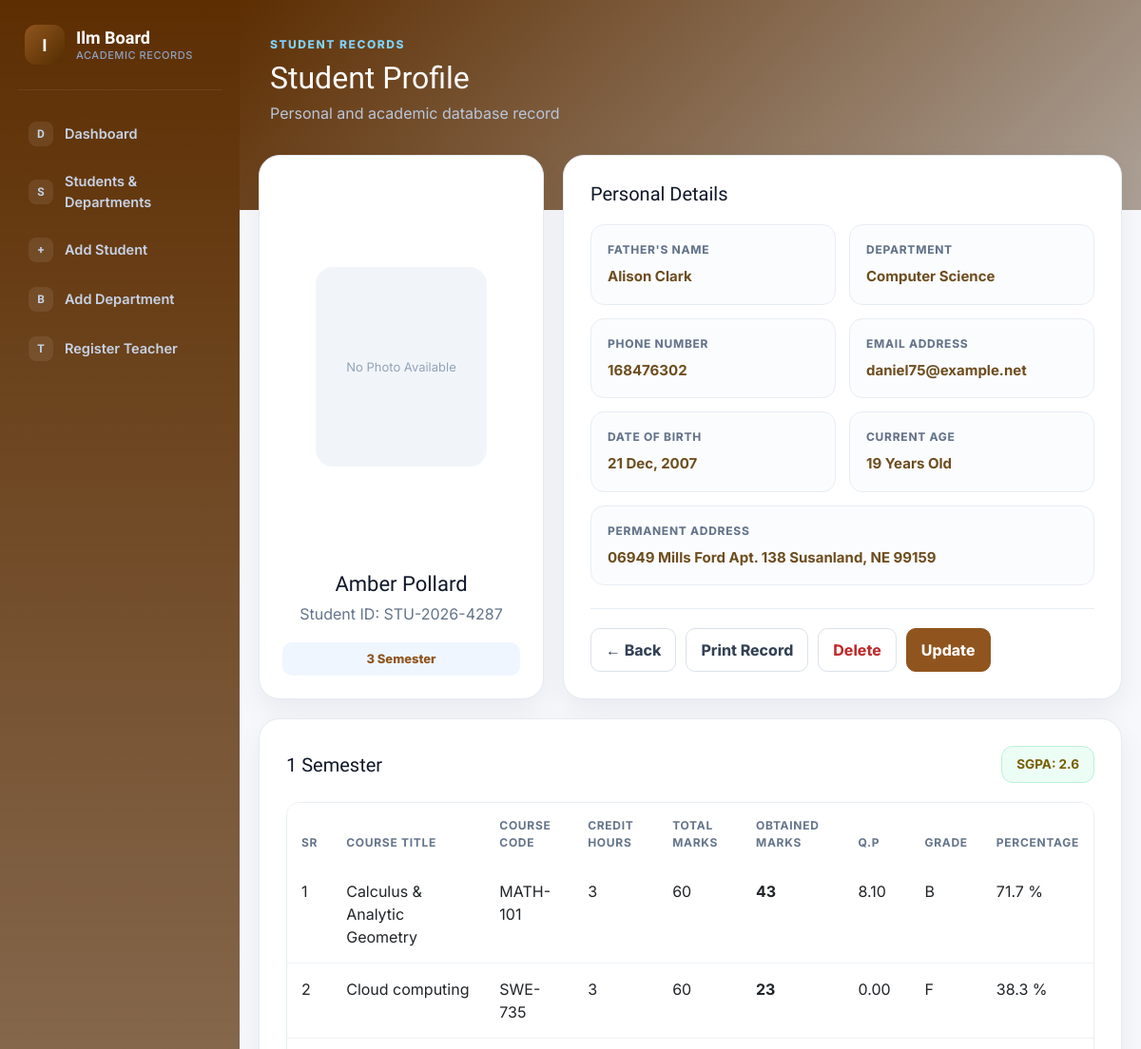
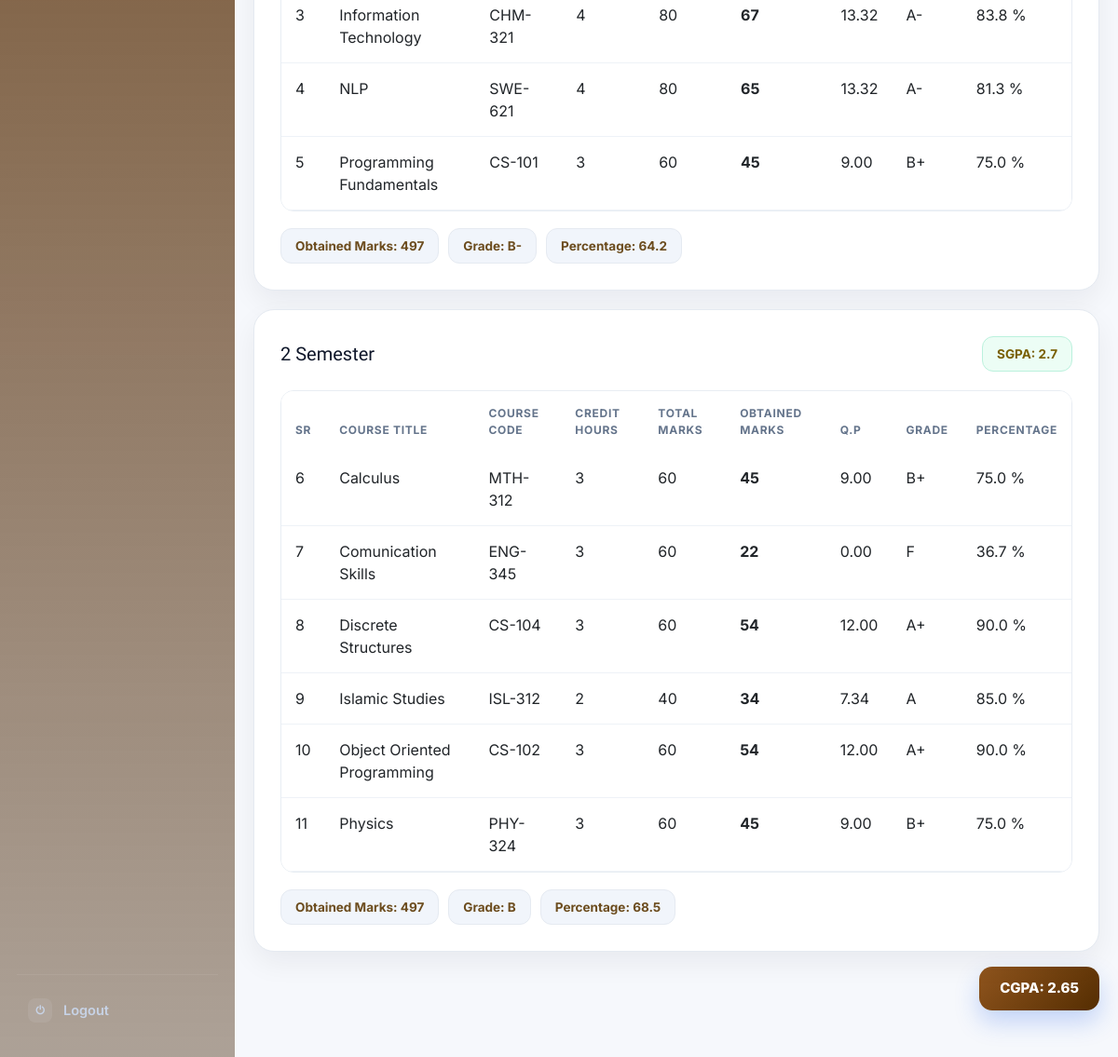
Page /studentcard/4937 (signed in) on the committed database (2 pictures, top to bottom).
### studentportal/models.py (models this page shows, shortened)
class Student(models.Model):
    std_id=models.OneToOneField(StudentID, related_name='studentid',on_delete=models.CASCADE,  null=True, blank=True)
    semester=models.ForeignKey(Semester,on_delete=models.CASCADE, related_name='studentsemester', null=True, blank=True)
    std_name = models.CharField(max_length=100)
    std_father_name = models.CharField(max_length=100)
    std_phone = models.IntegerField()
    std_email = models.EmailField(null=True, blank=True)
    std_dob=models.DateField(null=True, blank=True)
    std_age=models.IntegerField(null=True, blank=True)
    std_address = models.TextField()
    std_image = models.ImageField(upload_to='Student_img')
    cgpa=models.FloatField(default=0.0)
    enrolled_courses = models.ManyToManyField(Courses, related_name='enrolled_students', blank=True)
    class Meta:
        ordering = ['std_name']

class StudentID(models.Model):
    student_id = models.CharField(max_length=100)
    def __str__(self) -> str:
        return self.student_id
    class Meta:
        ordering = ['student_id']

class Semester(models.Model):
    semester=models.IntegerField(default=1,  validators=[MinValueValidator(1), MaxValueValidator(8)])
    department=models.ForeignKey(Department,related_name='semesterdepartment', on_delete=models.CASCADE, null=True, blank=True)
    def __str__(self) -> str:
        return f' {self.semester} Semester'
    class Meta:
        unique_together=['semester','department']

class Department(models.Model):
    depart=models.CharField(max_length=100)
    def __str__(self) -> str:
        return self.depart
    class Meta:
        ordering = ['depart']

class SemesterHistory(models.Model):
    student=models.ForeignKey(Student,on_delete=models.CASCADE, related_name='semesterstudent', null=True, blank=True)
    semester=models.ForeignKey(Semester,on_delete=models.CASCADE, related_name='allsemester', null=True, blank=True)
    sgpa=models.FloatField(default=0.0)
    status=models.BooleanField(default=True)
    grade=models.CharField(max_length=10,null=True)
    percentage=models.FloatField(default=0)

class CourseMarks(models.Model):
    student=models.ForeignKey(Student,on_delete=models.CASCADE, related_name='coursestudent', null=True, blank=True)
    course = models.ForeignKey(Courses, on_delete=models.CASCADE, related_name='coursename', null=True, blank=True)
    course_marks = models.IntegerField(null=True, blank=True)
    course_grade=models.CharField(max_length=10, null=True)
    course_qp=models.FloatField(default=0.0)
    course_percentage=models.FloatField(default=0.0)
    @property
    def course_total_marks(self):
        if self.course:
            return self.course.course_total_marks

class Courses(models.Model):
    semester=models.ForeignKey(Semester,on_delete=models.CASCADE, related_name='semestercourses', null=True, blank=True)
    course_title = models.CharField(max_length=100)
    course_code = models.CharField(max_length=100)
    course_credit=models.IntegerField(null=True)
    @property
    def course_total_marks(self):
        if self.course_credit:
            return self.course_credit * 20
        return 0
    class Meta:
        ordering = ['course_title']

### studentportal/views.py (the view)
# urls.py: path('studentcard/<int:id>',studentcard,name='studentcard'),
@login_required(login_url='/login/')
def studentcard(request, id):
    queryset= Student.objects.get(id=id)
    semester=queryset.semester
    course= CourseMarks.objects.filter(student__id=id)
    marks=0
    for crs in course:
        marks+=crs.course_marks
    semesterhistory=SemesterHistory.objects.filter(student=queryset)
    context={
        'student':queryset,
        'course':course,
        'totalmarks':marks,
        'semesterhistory':semesterhistory
    }
    return render(request, 'frontend/studentcard.html', context)

### studentportal/templates/frontend/studentcard.html (shortened to what this page needs)
{% extends 'base.html' %}
{% block start %}
<div class="profile-page">
  <div class="profile-head"><div class="eyebrow">Student Records</div><h1>Student Profile</h1><p>Personal and academic database record</p></div>
  <div class="content">
    <div class="profile-grid">
      <div class="card identity">
        {% if student.std_image %}<img src="{{ student.std_image.url }}" alt="Student Picture" class="photo">{% else %}<div class="no-photo">No Photo Available</div>{% endif %}
        <h2>{{ student.std_name }}</h2><p class="id">Student ID: {{ student.std_id }}</p>
        <span class="badgex">{{ student.semester }}</span>
      </div>
      <div class="card details">
        <h3>Personal Details</h3>
        <div class="detail-grid">
          <div class="detail"><span>Father's Name</span><strong>{{ student.std_father_name }}</strong></div>
          <div class="detail"><span>Department</span><strong>{{ student.semester.department }}</strong></div>
          <div class="detail"><span>Phone Number</span><strong>{{ student.std_phone }}</strong></div>
          <div class="detail"><span>Email Address</span><strong>{{ student.std_email|default:"—" }}</strong></div>
          <div class="detail"><span>Date of Birth</span><strong>{{ student.std_dob|date:"d M, Y"|default:"—" }}</strong></div>
          <div class="detail"><span>Current Age</span><strong>{{ student.std_age|default:"—" }} Years Old</strong></div>
          <div class="detail address"><span>Permanent Address</span><strong>{{ student.std_address }}</strong></div>
        </div>
        <div class="actions">
          <a href="{% url 'students' id=student.semester.id %}">← Back</a>
          <button onclick="window.print()">Print Record</button>
          <a class="delete" href="{% url 'delete_student' id=student.id %}">Delete</a>
          <a class="update" href="{% url 'update_student' id=student.id %}">Update</a>
        </div>
      </div>
    </div>
    {% for semester in semesterhistory %}
    <div class="card courses">
      <div class="courses-title-row">
        <h3>{{semester.semester}}</h3>
        <span class="stat-pill grade">SGPA: {{semester.sgpa|floatformat:1}}</span>
      </div>
      <div class="table-wrap">
        <table class="table">
          <thead>
            <tr><th>Sr</th><th>Course Title</th><th>Course Code</th><th>Credit Hours</th><th>Total Marks</th><th>Obtained Marks</th><th>Q.P</th><th>Grade</th><th>Percentage</th></tr>
          </thead>
          <tbody>
            {% for student in semester.student.coursestudent.all %}
              {% if student.course.semester == semester.semester %}
              <tr>
                <td>{{forloop.counter}}</td>
                <td>{{student.course.course_title}}</td>
                <td>{{student.course.course_code}}</td>
                <td>{{student.course.course_credit}}</td>
                <td>{{student.course_total_marks}}</td>
                <td><strong>{{student.course_marks}}</strong></td>
                <td>{{student.course_qp|floatformat:2 }}</td>
                <td>{{student.course_grade}}</td>
                <td>{{student.course_percentage|floatformat:1 }} %</td>
              </tr>
              {% endif %}
            {% endfor %}
          </tbody>
        </table>
      </div>
      <div class="stats-bar">
        <div class="stat-pill">Obtained Marks: {{totalmarks}}</div>
        <div class="stat-pill">Grade: {{semester.grade}}</div>
        <div class="stat-pill">Percentage: {{semester.percentage}}</div>
      </div>
    </div>
    {% endfor %}
    <div class="cgpa-band"><div class="cgpa-pill">CGPA: {{student.cgpa|floatformat:2}}</div></div>
  </div>
</div>
{% endblock %}

### studentportal/templates/base.html (style rules this page uses)
:root { --navy:#5d2e02; --navy-deep:#3e1f0066; --blue:#90551e; --blue-dark:#5d2e0265; --cyan:#542d01; --amber:#ffa200; --green:#795f02; --red:#c02c2c; --ink:#5d3a05e6; --muted:#64748b; --line:#e5eaf1; --soft:#f6f8fc; --card:#ffffff; --r-lg:20px; --r-md:14px; --shadow-soft:0 12px 30px rgba(15,23,42,.06); --shadow-strong:0 22px 55px rgba(15,23,42,.10); --font-display:'Sora',system-ui,sans-serif; --font-body:'Inter',system-ui,sans-serif; }
* { box-sizing:border-box }
body { margin:0;font-family:var(--font-body);color:var(--ink);background:var(--soft);-webkit-font-smoothing:antialiased }
h1,h2,h3,.form-head h1,.brand-word { font-family:var(--font-display) }
table { border-collapse:collapse;width:100%;margin-top:20px }
th,td { padding:10px;text-align:left }

### studentportal/templates/frontend/studentcard.html (style rules this page uses)
.profile-page { min-height:100vh;background:var(--soft);padding-bottom:50px }
.profile-head { background:linear-gradient(135deg,var(--navy),var(--navy-deep));color:#fff;padding:38px max(32px,calc((100% - 1180px)/2)) 90px }
.profile-head .eyebrow { color:#7dd3fc;font-size:12px;text-transform:uppercase;letter-spacing:.13em;font-weight:800 }
.profile-head h1 { margin:7px 0 0;font-size:32px }
.profile-head p { color:#b9c6da;margin:6px 0 0 }
.content { max-width:1180px;margin:-58px auto 0;padding:0 20px }
.profile-grid { display:grid;grid-template-columns:300px 1fr;gap:20px }
.card { background:#fff;border:1px solid var(--line);border-radius:22px;box-shadow:var(--shadow-soft) }
.identity { padding:24px;text-align:center }
.no-photo { width:180px;height:210px;margin:auto;border-radius:18px;background:#f1f5f9;color:#94a3b8;display:grid;place-items:center;font-size:13px }
.identity h2 { font-size:22px;margin:18px 0 5px;color:#0f172a }
.id { color:var(--muted);margin:0 0 18px }
.badgex { display:inline-block;background:#eff6ff;color:var(--blue);border-radius:10px;padding:8px 14px;font-weight:800;font-size:13px }
.details { padding:28px }
.details h3,.courses h3 { margin:0 0 20px;color:#0f172a;font-size:20px }
.detail-grid { display:grid;grid-template-columns:1fr 1fr;gap:14px }
.detail { padding:17px;border:1px solid #e8edf3;border-radius:14px;background:#fbfcfe }
.detail span { display:block;color:var(--muted);font-size:12px;font-weight:750;text-transform:uppercase;letter-spacing:.06em;margin-bottom:6px }
.detail strong { color:var(--ink);font-size:15px;overflow-wrap:anywhere }
.address { grid-column:1/-1 }
.actions { display:flex;gap:10px;flex-wrap:wrap;margin-top:24px;padding-top:20px;border-top:1px solid #e8edf3 }
.actions a,.actions button { border-radius:10px;padding:10px 15px;font-weight:750;text-decoration:none;border:1px solid #dbe2ea;background:#fff;color:#334155;cursor:pointer;transition:.15s }
.actions .update { background:var(--blue);color:#fff;border-color:var(--blue) }
.actions .delete { color:var(--red) }
.courses { margin-top:20px;padding:28px }
.courses-title-row { display:flex;justify-content:space-between;align-items:center;flex-wrap:wrap;gap:10px;margin-bottom:20px }
.courses-title-row h3 { margin:0 }
.table-wrap { overflow:auto;border:1px solid #e8edf3;border-radius:14px }
table { margin:0!important }
thead { background:#f8fafc }
th { font-size:12px;text-transform:uppercase;letter-spacing:.06em;color:var(--muted)!important;border:0!important;padding:15px!important }
td { padding:15px!important;border-color:#eef2f7!important;color:#334155;border-bottom:1px solid #eef2f7 }
.stats-bar { display:flex;gap:10px;flex-wrap:wrap;margin-top:18px }
.stat-pill { background:#f1f5fb;border:1px solid var(--line);color:var(--ink);padding:8px 15px;border-radius:12px;font-size:13.5px;font-weight:700 }
.stat-pill.grade { background:#ecfdf5;border-color:#bbf1dd;color:var(--green) }
.cgpa-band { display:flex;justify-content:flex-end;margin-top:16px }
.cgpa-pill { background:linear-gradient(135deg,var(--blue),var(--cyan));color:#fff;padding:12px 22px;border-radius:14px;font-weight:800;font-size:15px;box-shadow:0 12px 26px rgba(37,99,235,.25) }

### rows in the picture
Student: std_name "Amber Pollard", std_id "STU-2026-4287", semester "3 Semester", std_father_name "Alison Clark", semester.department "Computer Science", std_phone "168476302", std_email "daniel75@example.net", std_dob "21 Dec, 2007", std_age "19", std_address "06949 Mills Ford Apt. 138 Susanland, NE 99159", cgpa "2.65"
SemesterHistory: semester "1 Semester", sgpa "2.6", totalmarks "497", grade "B-", percentage "64.2"
CourseMarks: course.course_title "Calculus & Analytic Geometry", course.course_code "MATH-101", course.course_credit "3", course_total_marks "60", course_marks "43", course_qp "8.10", course_grade "B", course_percentage "71.7"
CourseMarks: course.course_title "Cloud computing", course.course_code "SWE-735", course.course_credit "3", course_total_marks "60", course_marks "23", course_qp "0.00", course_grade "F", course_percentage "38.3"
CourseMarks: course.course_title "Information Technology", course.course_code "CHM-321", course.course_credit "4", course_total_marks "80", course_marks "67", course_qp "13.32", course_grade "A-", course_percentage "83.8"
CourseMarks: course.course_title "NLP", course.course_code "SWE-621", course.course_credit "4", course_total_marks "80", course_marks "65", course_qp "13.32", course_grade "A-", course_percentage "81.3"
CourseMarks: course.course_title "Programming Fundamentals", course.course_code "CS-101", course.course_credit "3", course_total_marks "60", course_marks "45", course_qp "9.00", course_grade "B+", course_percentage "75.0"
SemesterHistory: semester "2 Semester", sgpa "2.7", totalmarks "497", grade "B", percentage "68.5"
CourseMarks: course.course_title "Calculus", course.course_code "MTH-312", course.course_credit "3", course_total_marks "60", course_marks "45", course_qp "9.00", course_grade "B+", course_percentage "75.0"
CourseMarks: course.course_title "Comunication Skills", course.course_code "ENG-345", course.course_credit "3", course_total_marks "60", course_marks "22", course_qp "0.00", course_grade "F", course_percentage "36.7"
CourseMarks: course.course_title "Discrete Structures", course.course_code "CS-104", course.course_credit "3", course_total_marks "60", course_marks "54", course_qp "12.00", course_grade "A+", course_percentage "90.0"
CourseMarks: course.course_title "Islamic Studies", course.course_code "ISL-312", course.course_credit "2", course_total_marks "40", course_marks "34", course_qp "7.34", course_grade "A", course_percentage "85.0"
CourseMarks: course.course_title "Object Oriented Programming", course.course_code "CS-102", course.course_credit "3", course_total_marks "60", course_marks "54", course_qp "12.00", course_grade "A+", course_percentage "90.0"
CourseMarks: course.course_title "Physics", course.course_code "PHY-324", course.course_credit "3", course_total_marks "60", course_marks "45", course_qp "9.00", course_grade "B+", course_percentage "75.0"
